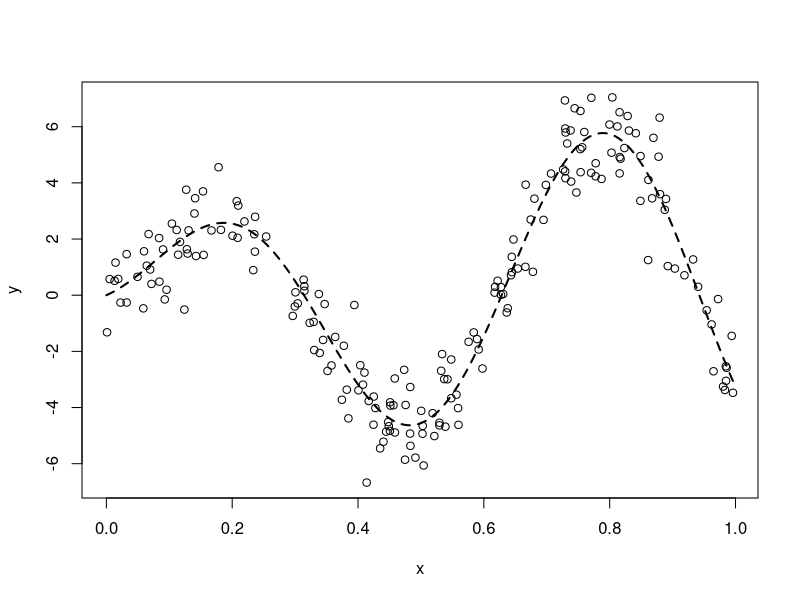
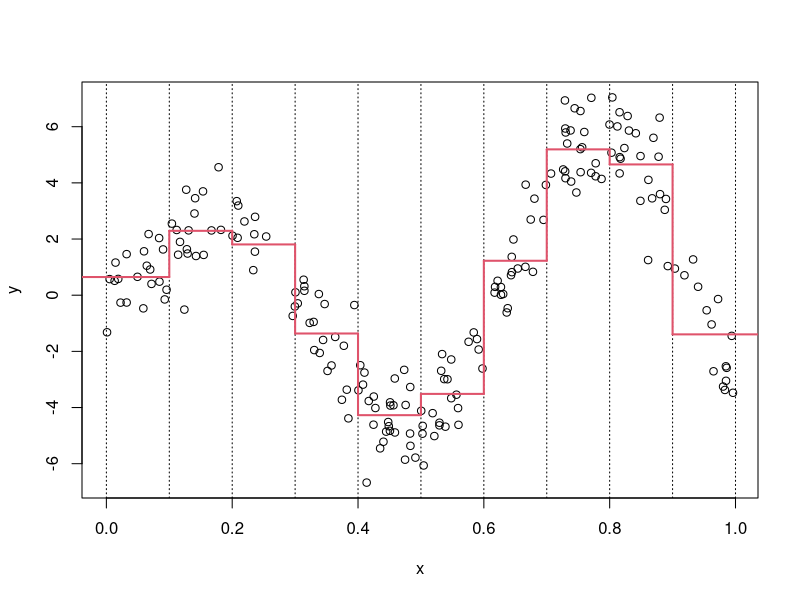

Write the R code that produced these figures, in order. (Note: this script raises an error after producing the figures.)
## ---- chunk 1

f = function(x) (1 + 10*x - 5*x^2)*sin(10*x)
n = 200
x = runif(n, 0, 1)
x = sort(x) # for convenience (see below)
y = f(x) + rnorm(n)
plot(x, y)
t = seq(0, 1, len = 1000)
lines(t, f(t), lwd = 2, lty = 2)

piecewiseConstant <- function(x, y, q = 10, plot = TRUE) {
  
  all.breaks = (0:q)/q
  inner.breaks = (1:(q-1))/q
  val = numeric(q)
  for (k in 1:q){
	  ind = (all.breaks[k] < x)&(x <= all.breaks[k+1])
	  val[k] = mean(y[ind])
  }
  fhat = stepfun(inner.breaks, val)
  
  if (plot == TRUE) {
    plot(x, y)
    abline(v = all.breaks, lty = 3)
    lines(fhat, col = 2, lwd = 2, do.points = FALSE)
  }
}

piecewiseConstant(x, y, q= 10, plot= TRUE)


## ---- chunk 2
piecewiseConstant2 <- function(x, y, q, plot = TRUE) {
  
  model <- vector(mode='list', length=3)
  
  for(i in 1:length(q)) {
    # all.breaks = (0:q[i])/q[i]
    inner.breaks = (1:(q[i]-1))/q[i]
    val = numeric(q[i])
    for (k in 1:q[i]){
	    ind = (all.breaks[k] < x)&(x <= all.breaks[k+1])
	    val[k] = mean(y[ind])
    }
    fhat = stepfun(inner.breaks, val)
    model[[i]] <- fhat
  }
  
  if (plot == TRUE) {
    plot(x, y)
    # abline(v = all.breaks, lty = 3)
    for (i in 1:length(q)){
      lines(model[[i]], col = i, lwd = 2, do.points = FALSE)
    }
    legend("topleft", legend=c("d=5", "d=10", "d=20"), col=c(1,2,3), lwd=2)
  }
}

piecewiseConstant2(x, y, q=c(5, 10, 20), plot= TRUE)

## ---- chunk 3
library(MASS)
n = 50
x <- as.data.frame(mvrnorm(n, c(0,0), diag(2)))
gen <- function(s) {
  y <- rbinom(1, size = 1, exp(-norm(s, type = "2")))
  return(y)
}
y <- apply(x, MARGIN = 1, FUN = gen)



fit1 = glm(y ~ x[,1] + x[, 2], family = binomial(link = "logit"))
summary(fit1) # none of the estimator is significant 

# degree 2 without interactions
fit2 = glm(y ~ x[,1] + x[, 2] + I(x[,1]^2) + I(x[,1]^2), family = binomial(link = "logit"))
summary(fit2)

# degree 2 with interactions
fit3 = glm(y ~ x[,1] + x[, 2] + I(x[,1]^2) + I(x[,1]^2) + x[,1] * x[,2] + I(x[,1]^2) * I(x[,1]^2), family = binomial(link = "logit"))
summary(fit3)

# higher degree models
fit4 = glm(y ~ x[,1] + x[, 2] + I(x[,1]^10) + I(x[,1]^10), family = binomial(link = "logit"))
summary(fit3)

# Does not fit very well 
